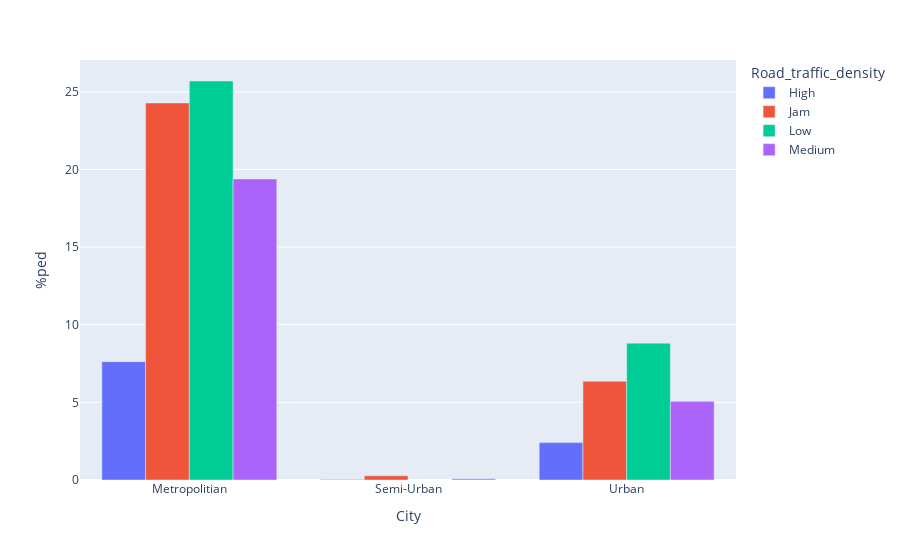

The cell this chart's notebook holds for it:
### Code cell
#traffic density per city

tabela=data.copy()

tabela=tabela.groupby(['City', 'Road_traffic_density'])[['ID']].count().reset_index()
tabela['%ped'] = 100 * ( tabela['ID'] / tabela['ID'].sum() )
px.bar( tabela, x='City', y='%ped', color='Road_traffic_density', barmode='group')

### Figure 1 — Plotly figure (JSON) as saved in the notebook; plotly's stock layout.template omitted (floating-point values rounded to 4 significant figures)
{"data": [{"alignmentgroup": "True", "hovertemplate": "Road_traffic_density=High<br>City=%{x}<br>%ped=%{y}<extra></extra>", "legendgroup": "High", "marker": {"color": "#636efa", "pattern": {"shape": ""}}, "name": "High", "offsetgroup": "High", "orientation": "v", "showlegend": true, "textposition": "auto", "type": "bar", "x": ["Metropolitian", "Semi-Urban", "Urban"], "xaxis": "x", "y": [7.622, 0.02483, 2.408], "yaxis": "y"}, {"alignmentgroup": "True", "hovertemplate": "Road_traffic_density=Jam<br>City=%{x}<br>%ped=%{y}<extra></extra>", "legendgroup": "Jam", "marker": {"color": "#EF553B", "pattern": {"shape": ""}}, "name": "Jam", "offsetgroup": "Jam", "orientation": "v", "showlegend": true, "textposition": "auto", "type": "bar", "x": ["Metropolitian", "Semi-Urban", "Urban"], "xaxis": "x", "y": [24.28, 0.2731, 6.356], "yaxis": "y"}, {"alignmentgroup": "True", "hovertemplate": "Road_traffic_density=Low<br>City=%{x}<br>%ped=%{y}<extra></extra>", "legendgroup": "Low", "marker": {"color": "#00cc96", "pattern": {"shape": ""}}, "name": "Low", "offsetgroup": "Low", "orientation": "v", "showlegend": true, "textposition": "auto", "type": "bar", "x": ["Metropolitian", "Urban"], "xaxis": "x", "y": [25.7, 8.813], "yaxis": "y"}, {"alignmentgroup": "True", "hovertemplate": "Road_traffic_density=Medium<br>City=%{x}<br>%ped=%{y}<extra></extra>", "legendgroup": "Medium", "marker": {"color": "#ab63fa", "pattern": {"shape": ""}}, "name": "Medium", "offsetgroup": "Medium", "orientation": "v", "showlegend": true, "textposition": "auto", "type": "bar", "x": ["Metropolitian", "Semi-Urban", "Urban"], "xaxis": "x", "y": [19.39, 0.07448, 5.065], "yaxis": "y"}], "layout": {"barmode": "group", "legend": {"title": {"text": "Road_traffic_density"}, "tracegroupgap": 0}, "margin": {"t": 60}, "xaxis": {"anchor": "y", "domain": [0, 1], "title": {"text": "City"}}, "yaxis": {"anchor": "x", "domain": [0, 1], "title": {"text": "%ped"}}}}
